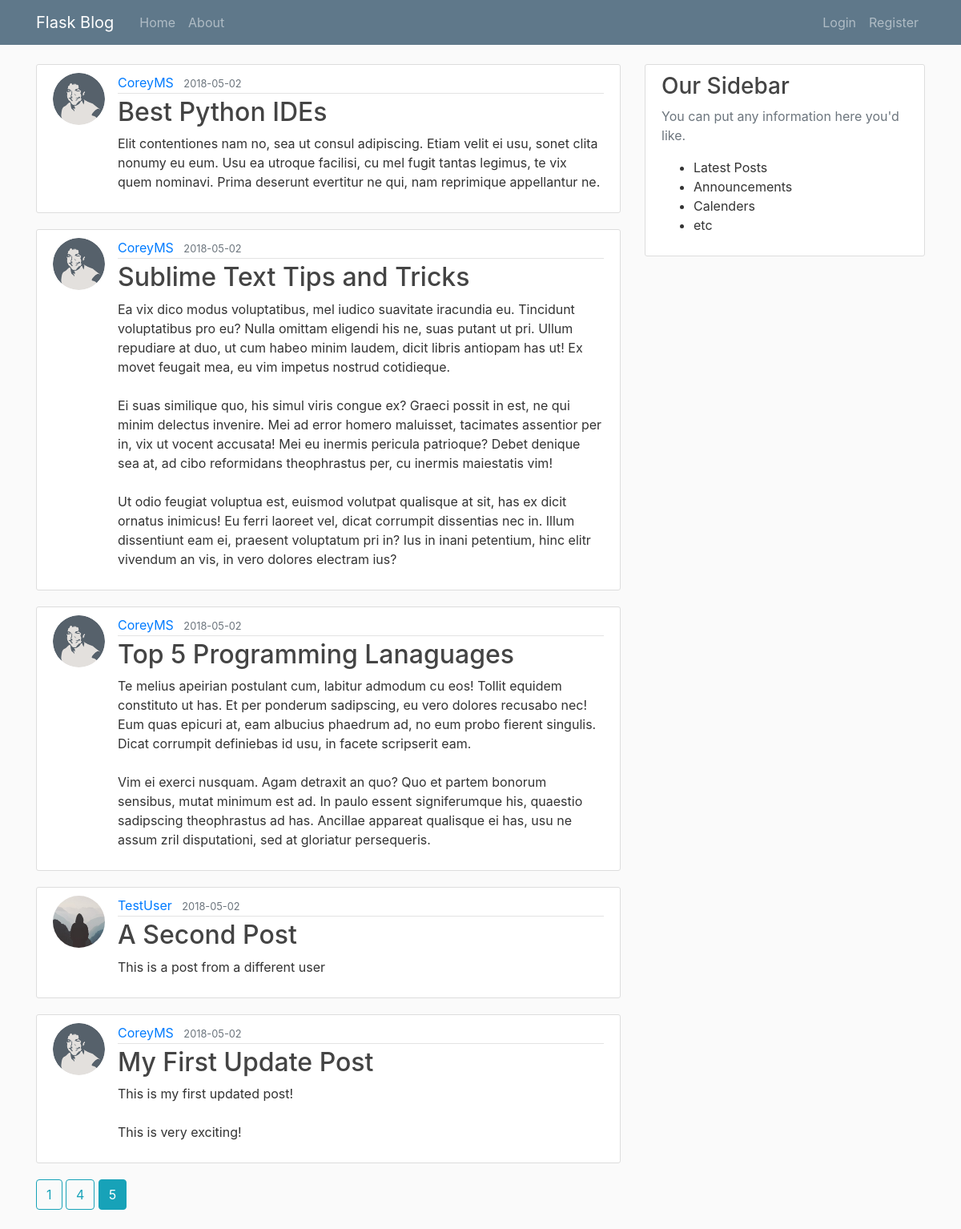
/home?page=5, run on the app's committed database.
### flaskblog/models.py (models this page shows, shortened)
class Post(db.Model):
    id = db.Column(db.Integer, primary_key=True)
    title = db.Column(db.String(100), nullable=False)
    date_posted = db.Column(db.DateTime, nullable=False, default=datetime.utcnow)
    content = db.Column(db.Text, nullable=False)
    user_id = db.Column(db.Integer, db.ForeignKey('user.id'), nullable=False)

class User(db.Model, UserMixin):
    id = db.Column(db.Integer, primary_key=True)
    username = db.Column(db.String(20), unique=True, nullable=False)
    email = db.Column(db.String(120), unique=True, nullable=False)
    image_file = db.Column(db.String(20), nullable=False, default='default.jpg')
    password = db.Column(db.String(60), nullable=False)
    posts = db.relationship('Post', backref='author', lazy=True)

### flaskblog/main/routes.py (the view)
@main.route('/')
@main.route('/home')
def home():
    page = request.args.get('page', 1, type=int)
    posts = Post.query.order_by(
        Post.date_posted.desc()).paginate(page=page, per_page=5)
    return render_template('home.html', posts=posts)

### flaskblog/templates/home.html (shortened to what this page needs)
{% extends "layout.html" %}
{% block content %}
    {% for post in posts.items %}
        <article class="media content-section">
            <img class="rounded-circle article-img" src="{{ url_for('static', filename='profile_pics/' + post.author.image_file) }}">
            <div class="media-body">
                <div class="article-metadata">
                    <a class="mr-2" href="{{ url_for('users.user_posts', username=post.author.username)}}">{{ post.author.username }}</a>
                    <small class="text-muted">{{ post.date_posted.strftime('%Y-%m-%d') }}</small>
                </div>
                <h2><a class="article-title" href="{{ url_for('posts.post', post_id=post.id) }}">{{ post.title }}</a></h2>
                <p class="article-content">{{ post.content }}</p>
            </div>
        </article>
    {% endfor %}
    {% for page_num in posts.iter_pages(left_edge=1, right_edge=1, left_current=1, right_current=2) %}
        {% if page_num %}
            {% if posts.page == page_num %}
                <a class="btn btn-info mb-4" href="{{ url_for('main.home', page=page_num) }}">{{ page_num }}</a>
            {% else %}
                <a class="btn btn-outline-info mb-4" href="{{ url_for('main.home', page=page_num) }}">{{ page_num }}</a>
            {% endif %}
        {% endif %}
    {% endfor %}
{% endblock content %}

### flaskblog/static/main.css (style rules this page uses)
body { background: #fafafa; color: #333333; margin-top: 5rem; }
h1, h2, h3, h4, h5, h6 { color: #444444; }
.content-section { background: #ffffff; padding: 10px 20px; border: 1px solid #dddddd; border-radius: 3px; margin-bottom: 20px; }
.article-title { color: #444444; }
.article-content { white-space: pre-line; }
.article-img { height: 65px; width: 65px; margin-right: 16px; }
.article-metadata { padding-bottom: 1px; margin-bottom: 4px; border-bottom: 1px solid #e3e3e3 }

### data on the page
Post: image_file (picture), author.username "CoreyMS", date_posted "2018-05-02", title "Best Python IDEs", content "Elit contentiones nam no, sea ut consul adipiscing. Etiam velit ei usu, sonet clita nonumy eu eum. Usu ea utroque facilisi, cu mel fugit tantas legimus, te vix quem nominavi. Prima deserunt evertitur ne qui, nam reprimique appellantur ne."
Post: image_file (picture), author.username "CoreyMS", date_posted "2018-05-02", title "Sublime Text Tips and Tricks", content "Ea vix dico modus voluptatibus, mel iudico suavitate iracundia eu. Tincidunt voluptatibus pro eu? Nulla omittam eligendi his ne, suas putant ut pri. Ullum repudiare at duo, ut cum habeo minim laudem, dicit libris antiopam has ut! Ex movet feugait mea, eu vim impetus nostrud cotidieque. Ei suas similique quo, his simul viris congue ex? Graeci possit in est, ne qui minim delectus invenire. Mei ad error homero maluisset, tacimates assentior per in, vix ut vocent accusata! Mei eu inermis pericula patrioque? Debet denique sea at, ad cibo reformidans theophrastus per, cu inermis maiestatis vim! Ut odio feugiat voluptua est, euismod volutpat qualisque at sit, has ex dicit ornatus inimicus! Eu…"
Post: image_file (picture), author.username "CoreyMS", date_posted "2018-05-02", title "Top 5 Programming Lanaguages", content "Te melius apeirian postulant cum, labitur admodum cu eos! Tollit equidem constituto ut has. Et per ponderum sadipscing, eu vero dolores recusabo nec! Eum quas epicuri at, eam albucius phaedrum ad, no eum probo fierent singulis. Dicat corrumpit definiebas id usu, in facete scripserit eam. Vim ei exerci nusquam. Agam detraxit an quo? Quo et partem bonorum sensibus, mutat minimum est ad. In paulo essent signiferumque his, quaestio sadipscing theophrastus ad has. Ancillae appareat qualisque ei has, usu ne assum zril disputationi, sed at gloriatur persequeris."
Post: image_file (placeholder picture), author.username "TestUser", date_posted "2018-05-02", title "A Second Post", content "This is a post from a different user"
Post: image_file (picture), author.username "CoreyMS", date_posted "2018-05-02", title "My First Update Post", content "This is my first updated post! This is very exciting!"

### other printed values
{{ page_num }} "1" "4"
{{ page_num }} "5"
